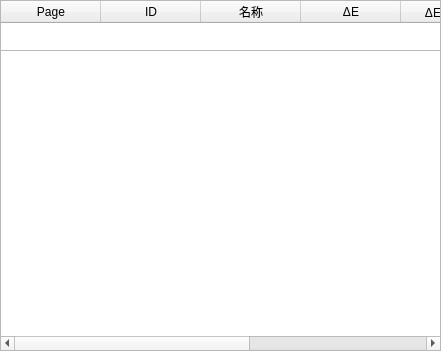
<?xml version="1.0" encoding="UTF-8"?>
<ui version="4.0">
 <class>ShowColorDifferenceResultListForm</class>
 <widget class="GUIFormBase" name="ShowColorDifferenceResultListForm">
  <property name="geometry">
   <rect>
    <x>0</x>
    <y>0</y>
    <width>441</width>
    <height>351</height>
   </rect>
  </property>
  <property name="windowTitle">
   <string>Form</string>
  </property>
  <widget class="QTableWidget" name="tableWidget">
   <property name="geometry">
    <rect>
     <x>0</x>
     <y>0</y>
     <width>441</width>
     <height>351</height>
    </rect>
   </property>
   <property name="autoFillBackground">
    <bool>true</bool>
   </property>
   <property name="selectionMode">
    <enum>QAbstractItemView::SelectionMode::SingleSelection</enum>
   </property>
   <property name="selectionBehavior">
    <enum>QAbstractItemView::SelectionBehavior::SelectRows</enum>
   </property>
   <column>
    <property name="text">
     <string>Page</string>
    </property>
   </column>
   <column>
    <property name="text">
     <string>ID</string>
    </property>
   </column>
   <column>
    <property name="text">
     <string>名称</string>
    </property>
   </column>
   <column>
    <property name="text">
     <string>ΔE</string>
    </property>
   </column>
   <column>
    <property name="text">
     <string>ΔE補正値</string>
    </property>
   </column>
   <column>
    <property name="text">
     <string>濃度</string>
    </property>
   </column>
   <column>
    <property name="text">
     <string>濃度補正値</string>
    </property>
   </column>
  </widget>
  <widget class="QFrame" name="frame">
   <property name="geometry">
    <rect>
     <x>0</x>
     <y>0</y>
     <width>441</width>
     <height>51</height>
    </rect>
   </property>
   <property name="frameShape">
    <enum>QFrame::Shape::StyledPanel</enum>
   </property>
   <property name="frameShadow">
    <enum>QFrame::Shadow::Raised</enum>
   </property>
  </widget>
 </widget>
 <customwidgets>
  <customwidget>
   <class>GUIFormBase</class>
   <extends>QWidget</extends>
   <header>guiformbase.h</header>
   <container>1</container>
  </customwidget>
 </customwidgets>
 <resources/>
 <connections/>
</ui>
